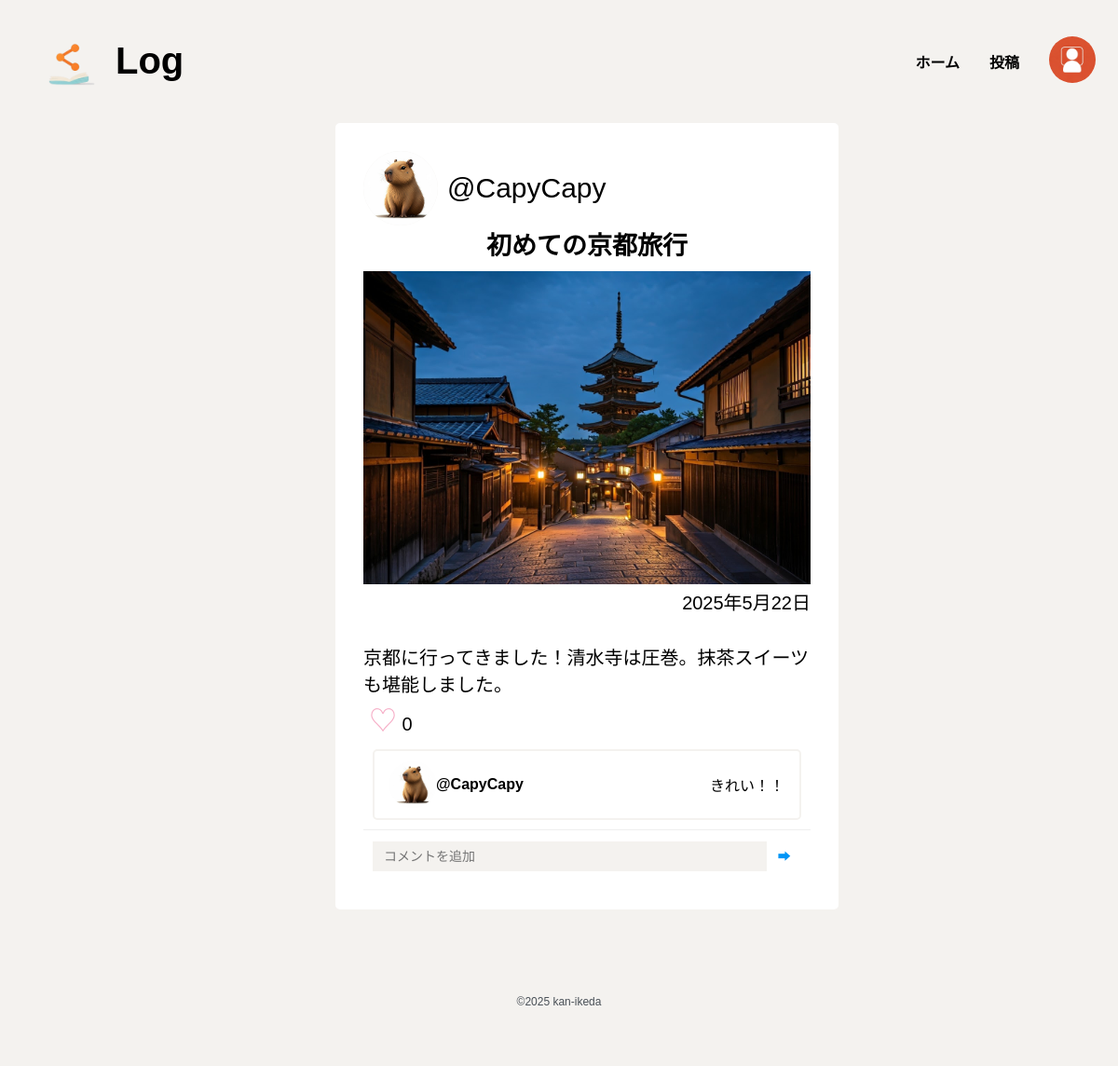
Page /4/ on the committed database.
### mylog/models.py (models this page shows, shortened)
class Log(models.Model):
    title = models.CharField('タイトル', max_length=100)
    image = models.ImageField('画像', upload_to='logs/', blank=True, null=True)
    date = models.DateField('日付', auto_now_add=True)
    author = models.ForeignKey(User, on_delete=models.CASCADE, verbose_name='作者')
    content = models.TextField('内容', blank=True, null=True)
    tags = models.ManyToManyField(Tag, related_name='タグ')
    datetime = models.DateTimeField(auto_now_add=True)
    is_public = models.BooleanField(default=True)

class Comment(models.Model):
    log = models.ForeignKey(Log, on_delete=models.CASCADE, verbose_name='日記', related_name='comments')  # 紐付ける日記
    user = models.ForeignKey(User, on_delete=models.CASCADE, verbose_name='投稿者')  # コメントしたユーザー
    content = models.TextField('コメント内容')
    created_at = models.DateTimeField('投稿日時', auto_now_add=True)

### accounts/models.py (models this page shows, shortened)
class Profile(models.Model):
    user = models.OneToOneField(User, on_delete=models.CASCADE)
    bio = models.TextField(max_length=500, blank=True)
    birth_date = models.DateField(null=True, blank=True)
    avatar = models.ImageField(upload_to='avatars/', null=True, blank=True)

### mylog/views.py (the view)
# urls.py: path('<int:pk>/', views.LogDetailView.as_view(), name='log_detail'), # 日記詳細
class LogDetailView(DetailView):
    model = Log
    template_name = 'mylog/log_detail.html'
    context_object_name = 'log'
    def get_context_data(self, **kwargs):
        context = super().get_context_data(**kwargs)
        log = self.get_object()
        context['comments'] = log.comments.order_by('-created_at')  # コメントを新しい順に取得
        context['comment_form'] = CommentForm()  # コメントフォーム
        context['like_count'] = log.likes.count()  # いいねの数を取得
        return context

### mylog/form.py
class CommentForm(forms.ModelForm):
    class Meta:
        model = Comment
        fields = ('content',)
        widgets = {
            'content': forms.TextInput(attrs={
                'class': 'comment_content form_input',
                'rows': 3,
                'placeholder': 'コメントを追加',
            }),
        }

### templates/mylog/log_detail.html (shortened to what this page needs)
{% extends 'base.html' %}
{% load static %}
{% load mylog_tags %}
{% block extra_css %}
<link rel="stylesheet" type="text/css" href="{% static 'css/log_detail.css' %}">
{% endblock %}
{% block content %}
<div class="body">
    <div class="detail">
        <div class="author bg-w">
            <div class="author_icon bg-w">
                {% if log.author.profile.avatar %}
                <img src="{{ log.author.profile.avatar.url }}" alt="ユーザーアイコン">
                {% else %}
                <img src="{% static 'images/user_icon.jpg' %}" alt="デフォルトユーザーアイコン">
                {% endif %}
            </div>
            <div class="user_name bg-w">
                @{{ log.author.username }}
            </div>
        </div>
        <div class="title bg-w">
            <h2 class="bg-w">{{ log.title }}</h2>
        </div>
        <div class="log_img bg-w">
            {% if log.image %}
            <img src="{{ log.image.url }}" alt="投稿画像" class="bg-w">
            {% else %}
            <img src="{% static 'images/NoImage.jpg' %}" alt="画像なし" class="bg-w">
            {% endif %}
        </div>
        <div class="word bg-w">
            <div class="date bg-w">{{ log.date }}</div>
        </div>
        <div class="content bg-w">{{ log.content }}</div>
        <div class="like-section bg-w">
            <div class="like-container bg-w">
                <p class="bg-w">
                <form method="post" action="{% url 'mylog:like' log.pk %}" class="bg-w">
                    <button type="submit" class="like-button bg-w">
                        {% if user.is_authenticated and log|has_liked:user %}
                        <span class="bg-w">♥</span> {{ like_count }}
                        {% else %}
                        <span class="bg-w">♡</span> {{ like_count }}
                        {% endif %}
                    </button>
                </form>
                </p>
            </div>
        </div>
        <div class="comments-section bg-w">
            {% for comment in comments %}
            <div class="comment bg-w">
                <div class="comment-author bg-w">
                    {% if comment.user.profile.avatar %}
                    <img src="{{ comment.user.profile.avatar.url }}" alt="コメントユーザーアイコン" class="comment-user-icon bg-w">
                    {% else %}
                    <img src="{% static 'images/user_icon.jpg' %}" alt="デフォルトコメントユーザーアイコン"
                        class="comment-user-icon bg-w">
                    {% endif %}
                    <strong class="bg-w comment-username">@{{ comment.user.username }}</strong>
                </div>
                <p class="bg-w">{{ comment.content }}</p>
            </div>
            {% endfor %}
        </div>
        <div class="add-comment-section bg-w">
            <form method="post" action="{% url 'mylog:add_comment' log.pk %}" class="bg-w">
                {{comment_form.content}}
                <button type="submit" class="bg-w">➡</button>
            </form>
        </div>
    </div>
</div>
{% endblock %}

### static/css/base.css (style rules this page uses)
* { background-color: #F4F2EF; color: black; text-align: center; }
body { font-family: sans-serif; margin: 0; }
img { width: 100px; height: 100px; }
.bg-w { background-color: #fff; }

### static/css/log_detail.css (style rules this page uses)
.body { width: 40%; margin: 0 auto; }
.detail h2 { font-size: 27px; margin: 0 0 10px 0; }
.detail { width: 100%; display: flex; flex-direction: column; background-color: #fff; padding: 30px; border-radius: 5px; }
.log_img img { width: 100%; height: auto; }
.word { display: flex; justify-content: right; font-size: 20px; }
.content { margin-top: 30px; font-size: 20px; text-align: left; }
.author_icon img { width: 80px; height: 80px; border-radius: 50%; display: block; }
.author { display: flex; align-items: center; }
.user_name { margin: 0 0 0 10px; font-size: 30px; }
.like-section button { border: none; }
.like-container { display: flex; align-items: center; }
.like-button { font-size: 20px; }
.like-button span { color: #F6ADC6; font-size: 30px; }
.add-comment-section { background-color: #fff; padding: 10px; border-top: 1px solid #efefef; }
.add-comment-section form { display: flex; align-items: center; }
.add-comment-section form input[type="text"] { flex-grow: 1; border: none; padding: 8px 12px; font-size: 14px; outline: none; }
.add-comment-section form button { background-color: transparent; border: none; color: #0095f6; font-weight: bold; padding: 8px 12px; cursor: pointer; outline: none; }
.comment-author img { width: 50px; height: 50px; border-radius: 50%; display: block; }
.comment-author { display: flex; align-items: center; }
.comment { display: flex; justify-content: space-between; margin: 10px; border-radius: 5px; padding: 0.5em 1em; border: solid 2px #F4F2EF; }
.comment_content { text-align: left; }

### rows in the picture
Log: author.profile.avatar (picture), author.username "CapyCapy", title "初めての京都旅行", image (picture), date "2025年5月22日", content "京都に行ってきました！清水寺は圧巻。抹茶スイーツも堪能しました。"
Comment: user.profile.avatar (picture), user.username "CapyCapy", content "きれい！！"

### other values in the picture
{{ like_count }} "0"
